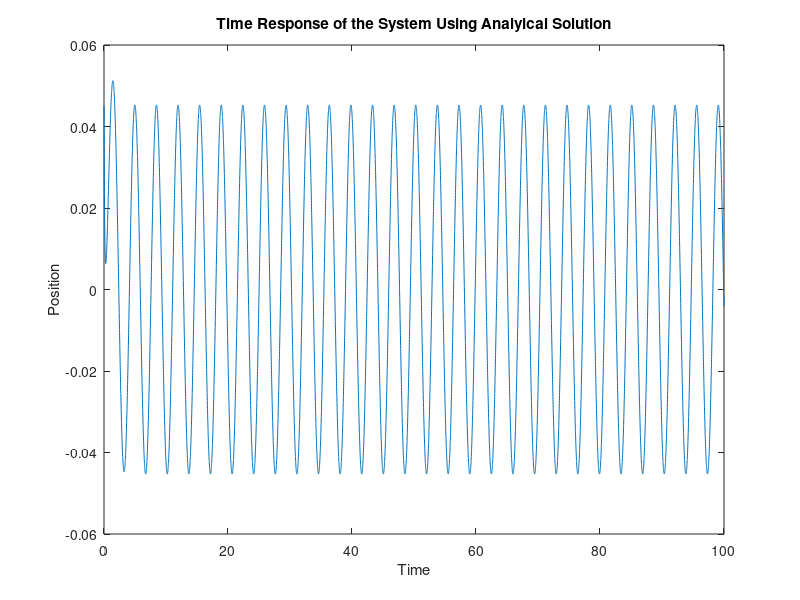

This chart was generated by the following MATLAB code:
% Define the time span
tspan1 = 0:0.01:100;  % Adjust the time span as needed

% Evaluate the expression
x = -0.04061*cos(1.80277*tspan1) + 0.01996*sin(1.80277*tspan1) + 0.04061*exp(-11*tspan1/2).*cosh(4.15331*tspan1) + 0.04511*exp(-11*tspan1/2).*cosh(4.15331*tspan1);

% Plot the time response
plot(tspan1, x);
xlabel('Time');
ylabel('Position');
title('Time Response of the System Using Analyical Solution');